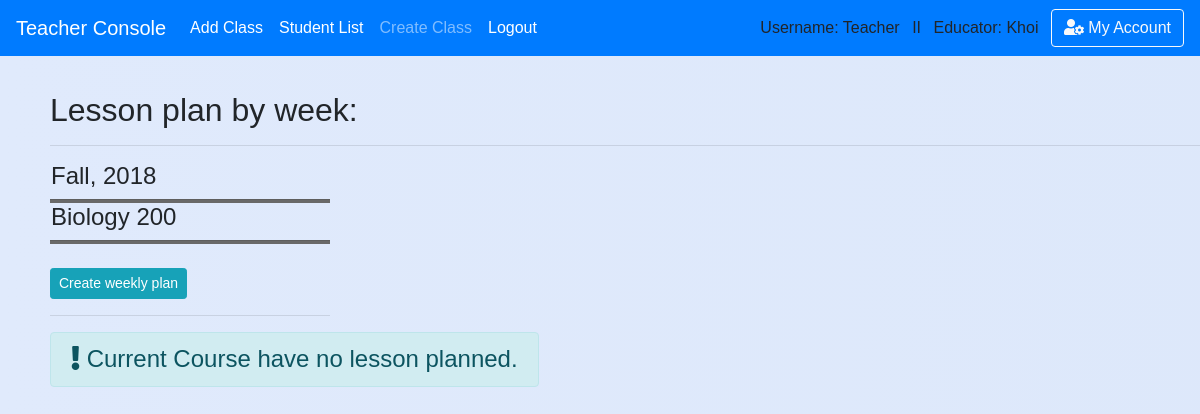
Page /teacher/lesson_plan/4/ (signed in) on the earlier database version.
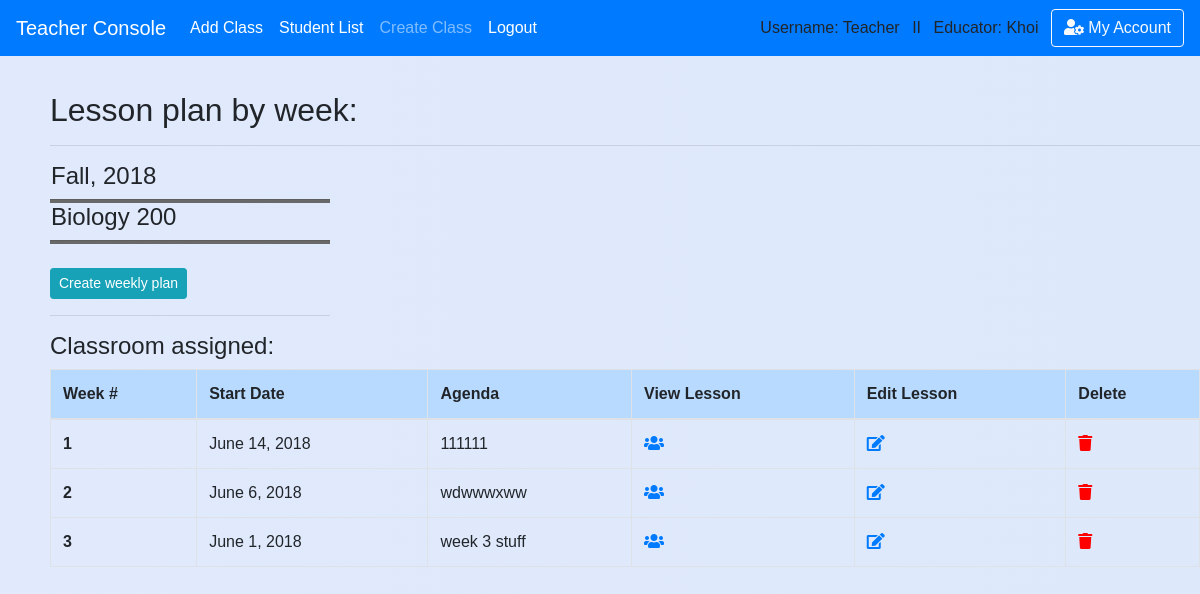
Same page on the later database version.
### school_app/models.py (models this page shows, shortened)
class Lesson_plan(models.Model):
    course_title = models.CharField(max_length=50,default='')
    teacher_idx = models.CharField(max_length=10,default='')
    week_number = models.CharField(max_length=10,default='')
    agenda = models.CharField(max_length=450,default='Agenda Goes Here')
    monday_date = models.DateField(blank=True, null=True)
    tuesday_date = models.DateField(blank=True, null=True)
    wednesday_date = models.DateField(blank=True, null=True)
    thursday_date = models.DateField(blank=True, null=True)
    friday_date= models.DateField(blank=True, null=True)
    monday_plan = models.CharField(max_length=400,default='a')
    tuesday_plan= models.CharField(max_length=400,default='s')
    wednesday_plan= models.CharField(max_length=400,default='d')
    thursday_plan= models.CharField(max_length=400,default='f')
    friday_plan= models.CharField(max_length=400,default='g')
    weekend_plan = models.CharField(max_length=300,default='h')
    teacher = models.ForeignKey('Teacher',blank=True, null=True, on_delete = models.SET_NULL)
    course = models.ForeignKey('Course',blank=True, null=True, on_delete = models.SET_NULL)
    last_modifield = models.DateTimeField(auto_now=True, blank=True,null=True,)
    create_date = models.DateField(auto_now_add=True, blank=True,null=True,)

### school_app/views_logged.py (the view)
# urls.py: path('teacher/lesson_plan',views_logged.lesson_plan, name='lesson_plan'),
@require_http_methods(["GET"])
def lesson_plan(request,course_id=None):
    if is_login(request) == False:
        return redirect('/login')
    if is_login(request) == True:
        if request.user.profile.is_teacher == False:
            messages.warning(request, "You don't have Instructor's Privilege!")
            return redirect('/')
        course = Course.objects.filter(id=course_id).first()
        lesson_plan = Lesson_plan.objects.filter(course=course)
        return render(request,'teacher/lesson_plan/view_lesson_plan.html',
        {'course':course,'lesson_plan':lesson_plan})

### school_app/views_functions.py (called while the page is built)
def is_login(request):
    if not request.user.is_authenticated:
        messages.warning(request, "Please Login or Create an Account.")
        return False
    return True

### school_app/templates/teacher/lesson_plan/view_lesson_plan.html (shortened to what this page needs)
{% extends 'base.html' %}
{% block content %}
<div class='content'>
    <h2>Lesson plan by week:</h2><hr/>
        <div style="width: 280px">
        <h4 style='padding-left: 1px'>{{ course.semester }}, {{ course.year }}</h4>
        <hr class='hr-line'/>
        <h4 style='padding-left: 1px'>{{course.course_title}}</h4>
        <hr class='hr-line'/>
        <br>
        <a href='{% url "add_lesson_plan" course_id=course.id%}' class="btn btn-info btn-sm" role="button">Create weekly plan</a>
        <hr/>
        </div>
        {% if lesson_plan %}
          <h5><big>Classroom assigned:</big></h5>
          <table class="table table-hover table-bordered pad-right-table">
            <thead class='table-primary'>
            <tr>
              <th scope="col">Week #</th>
              <th scope="col">Start Date</th>
              <th scope="col">Agenda</th>
              <th scope="col">View Lesson</th>
              <th scope="col">Edit Lesson</th>
              <th scope="col">Delete</th>
            </tr>
            </thead>
            <tbody>
        {% for lesson in lesson_plan %}
            <tr>
              <th scope="row">{{ lesson.week_number }}</th>
              <td>{{ lesson.monday_date }}</td>
              <td>{{ lesson.agenda}}</td>
              <td>
                <a href='{% url "teacher"  %}'><i class="fas fa-users"></i></a>
              </td>
              <td>
                <a href='{% url "teacher"  %}'><i class="fas fa-edit"></i></a>
              </td>
              <td><a href='{% url "teacher" %}'>
                <i style='color:red' class="fas fa-trash test" data-toggle="popover" data-placement="top" data-trigger="hover" data-content="ALERT!"></i></a></td>
            </tr>
        {% endfor %}
            </tbody>
          </table>
        {% else %}
        <h4><div class="alert-inherit alert-info" role="alert"><i class="fas fa-exclamation"></i> Current Course have no lesson planned. </div></h4>
        {% endif %}
        <br><br>
</div>
{% endblock %}

Differences in the rows shown:
added Lesson_plan: week_number "1", monday_date "June 14, 2018", agenda "111111"
added Lesson_plan: week_number "2", monday_date "June 6, 2018", agenda "wdwwwxww"
added Lesson_plan: week_number "3", monday_date "June 1, 2018", agenda "week 3 stuff"
Other differences:
text no longer shown: "Current Course have no lesson planned."
text now shown: "Classroom assigned: Week # Start Date Agenda View Lesson Edit Lesson Delete"
